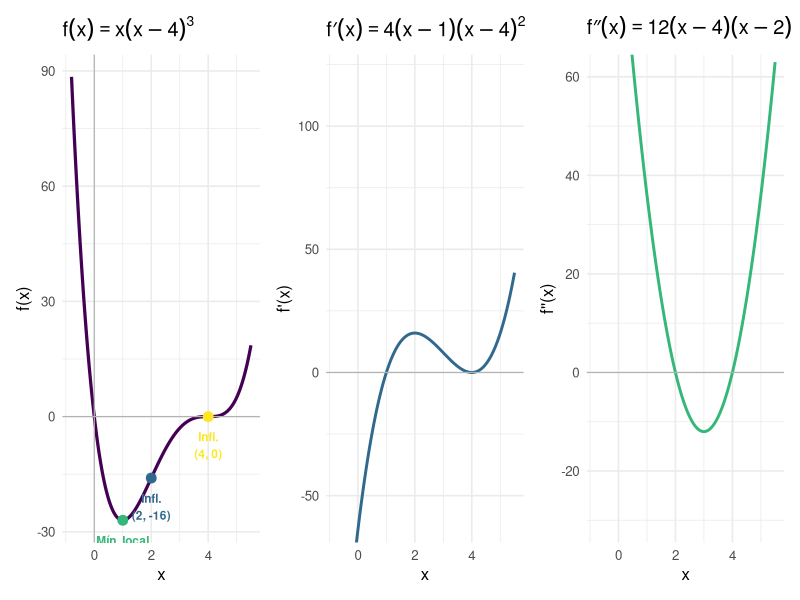

Recreate this plot in R.
## ---- chunk 1
#| label: fig-mon2-ex2
#| fig-cap: "Análise completa de $f(x) = x(x-4)^3$: mínimo local em $x = 1$, pontos de inflexão em $x = 2$ e $x = 4$."
#| fig-align: center
#| fig-width: 10
#| fig-height: 4

library(ggplot2)
library(patchwork)

x  <- seq(-0.8, 5.5, length.out = 500)
df <- data.frame(x = x, y = x * (x - 4)^3)

pts <- data.frame(
  x     = c(1,   2,   4),
  y     = c(-27, -16, 0),
  label = c("Mín. local\n(1, -27)", "Infl.\n(2, -16)", "Infl.\n(4, 0)"),
  tipo  = c("Mínimo", "Inflexão", "Inflexão2")
)

base_t <- theme_minimal(base_size = 12)

p1 <- ggplot(df, aes(x, y)) +
  geom_line(color = "#440154", linewidth = 1.1) +
  geom_hline(yintercept = 0, color = "gray70", linewidth = 0.4) +
  geom_vline(xintercept = 0, color = "gray70", linewidth = 0.4) +
  geom_point(data = pts, aes(x, y, color = tipo), size = 3, show.legend = FALSE) +
  geom_text(data = pts, aes(x, y, label = label, color = tipo),
            vjust = 1.6, size = 3, fontface = "bold", show.legend = FALSE) +
  scale_color_manual(values = c("Mínimo" = "#35b779",
                                 "Inflexão"  = "#31688e",
                                 "Inflexão2" = "#FDE725")) +
  labs(title = expression(f(x) == x*(x-4)^3), x = "x", y = "f(x)") + base_t

df_fp  <- data.frame(x = x, y = 4*(x-1)*(x-4)^2)
df_fpp <- data.frame(x = x, y = 12*(x-4)*(x-2))

p2 <- ggplot(df_fp, aes(x, y)) +
  geom_line(color = "#31688e", linewidth = 1) +
  geom_hline(yintercept = 0, color = "gray70", linewidth = 0.4) +
  coord_cartesian(ylim = c(-60, 120)) +
  labs(title = expression(f*minute(x) == 4*(x-1)*(x-4)^2),
       x = "x", y = "f'(x)") + base_t

p3 <- ggplot(df_fpp, aes(x, y)) +
  geom_line(color = "#35b779", linewidth = 1) +
  geom_hline(yintercept = 0, color = "gray70", linewidth = 0.4) +
  coord_cartesian(ylim = c(-30, 60)) +
  labs(title = expression(f*second(x) == 12*(x-4)*(x-2)),
       x = "x", y = "f''(x)") + base_t

p1 + p2 + p3
